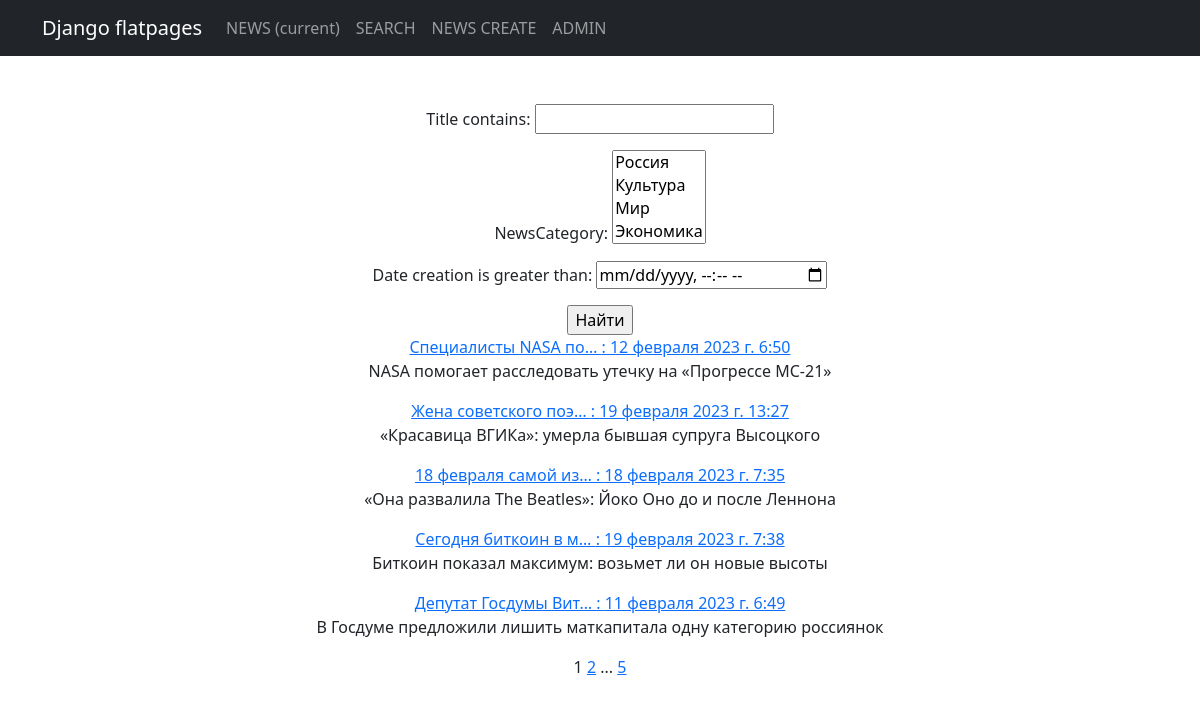
/news/search, run on the app's committed database.
### news_app/models.py (models this page shows, shortened)
class News(models.Model):
    title = models.CharField(max_length=64)
    text = models.TextField()
    date_creation = models.DateTimeField(auto_now_add=True)
    slug = models.SlugField(max_length=128, unique=True)
    newsCategory = models.ManyToManyField(Category, through='NewsCategory')
    NEWS = 'NW'
    ARTICLE = 'AR'
    CATEGORY_CHOCES = (
        (NEWS, 'Новость'),
        (ARTICLE, 'Статья'),
    )
    type = models.CharField(max_length=2, choices=CATEGORY_CHOCES, default=NEWS)
    def get_absolute_url(self):
        return reverse('detail_new', kwargs={'pk': self.pk})

### news_app/views.py (the view)
# urls.py: path('news/search', NewsSearch.as_view()),
class NewsSearch(ListView):
    model = News
    ordering = ['title']
    template_name = 'news_app/news_search.html'
    context_object_name = 'search'
    paginate_by = 5
    def get_queryset(self):
        queryset = super().get_queryset()
        self.filterset = NewFilter(self.request.GET, queryset)
        return self.filterset.qs
    def get_context_data(self, **kwargs):
        context = super().get_context_data(**kwargs)
        context['filterset'] = self.filterset
        return context

### news_app/models.py (called while the page is built)
    def __str__(self):
        return self.name.title()

### news_app/templatetags/custom_filters.py (called while the page is built)
@register.filter()
def currency(text_in):
    text_out = text_in[:].split()
    for i in text_out:
        for key, value in STOP_LIST.items():
            if key in text_out:
                index_word = text_out.index(key)
                text_out[index_word] = value
    text_out = ' '.join(text_out)
    return f'{text_out}'

### news_app/templatetags/custom_tags.py (called while the page is built)
@register.simple_tag(takes_context=True)
def url_replace(context, **kwargs):
   d = context['request'].GET.copy()
   for k, v in kwargs.items():
       d[k] = v
   return d.urlencode()

### news_app/templates/news_app/news_search.html (shortened to what this page needs)
{% extends 'default.html' %}
{% load custom_filters %}
{% load custom_tags %}
{% block content %}
   <form action="" method="get">
       {{ filterset.form.as_p }}
       <input type="submit" value="Найти" />
   </form>
    {% for new in search %}
    <a href="{{ new.get_absolute_url }}"> {{ new.text|currency|truncatechars:20 }} : {{ new.date_creation }} </a>
    <p>{{ new.title }}</p>
{% endfor %}
   {{ page_obj.number }}
   {% if page_obj.has_next %}
       <a href="?{% url_replace page=page_obj.next_page_number %}">{{ page_obj.next_page_number }}</a>
       {% if paginator.num_pages != page_obj.next_page_number %}
           ...
           <a href="?{% url_replace page=page_obj.paginator.num_pages %}">{{ page_obj.paginator.num_pages }}</a>
       {% endif %}
   {% endif %}
{% endblock content %}

### data on the page
News: text "Специалисты NASA по…", date_creation "12 февраля 2023 г. 6:50", title "NASA помогает расследовать утечку на «Прогрессе МС-21»"
News: text "Жена советского поэ…", date_creation "19 февраля 2023 г. 13:27", title "«Красавица ВГИКа»: умерла бывшая супруга Высоцкого"
News: text "18 февраля самой из…", date_creation "18 февраля 2023 г. 7:35", title "«Она развалила The Beatles»: Йоко Оно до и после Леннона"
News: text "Сегодня биткоин в м…", date_creation "19 февраля 2023 г. 7:38", title "Биткоин показал максимум: возьмет ли он новые высоты"
News: text "Депутат Госдумы Вит…", date_creation "11 февраля 2023 г. 6:49", title "В Госдуме предложили лишить маткапитала одну категорию россиянок"

### other printed values
{{ page_obj.number }} "1"
{{ page_obj.next_page_number }} "2"
{{ page_obj.paginator.num_pages }} "5"
